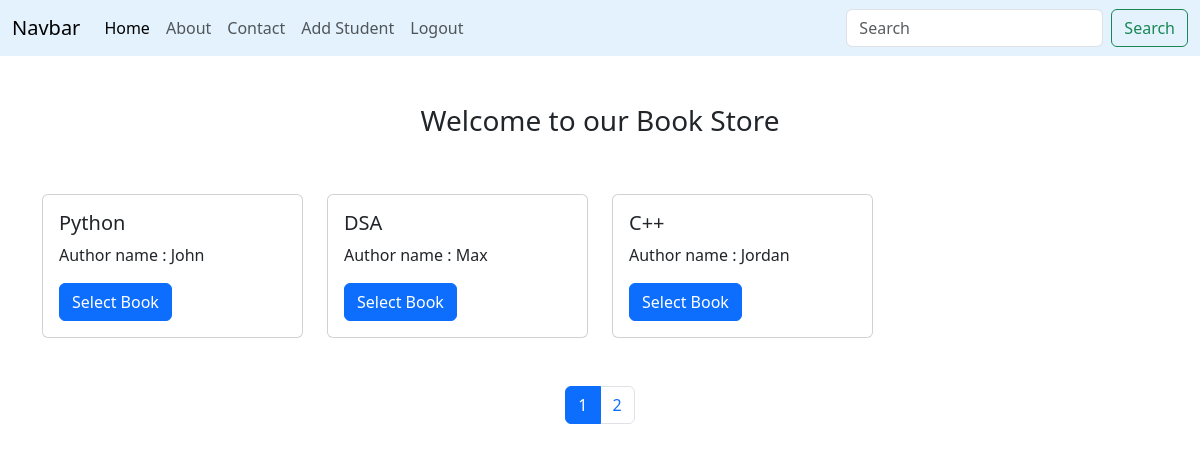
Screenshot of /books (signed in) with the database file from the repository.
### models.py (models this page shows, shortened)
class Book(db.Model):
    __tablename__ = "books_info"
    id = db.Column(db.Integer, primary_key = True)
    title = db.Column(db.String(100), nullable = False)
    author = db.Column(db.String(120), nullable = False)

### app.py (the view)
@app.route("/books", methods=["GET", "POST"] )
def book():
    search = request.args.get("search", "")
    page = request.args.get("page", 1, type=int)
    per_page = 3
    if search:
        books = Book.query.filter( Book.title.ilike(f"%{search}%") | Book.author.ilike(f"%{search}%") ).paginate(page=page, per_page=per_page, error_out=False)
    else:
        books = Book.query.paginate(page=page, per_page=per_page, error_out=False)
    return render_template("book.html", books=books, search = search)

### templates/book.html (shortened to what this page needs)
{% extends "base.html" %}
{% block content %}
<div class="container ">
    <h3 class="text-center mt-5">
        Welcome to our Book Store
    </h3>
<div class="row">
    {% for book in books %}
  <div class="col-sm-3 mb-3 mb-sm-0  my-5">
    <div class="card">
      <div class="card-body">
        <h5 class="card-title">{{ book.title }}</h5>
        <p class="card-text">Author name : {{ book.author }}</p>
        <a href="#" class="btn btn-primary">Select Book</a>
      </div>
    </div>
  </div>
  {% endfor %}
</div>
<nav aria-label="Page navigation example ">
  <ul class="pagination justify-content-center my-5">
    {% for page_num in books.iter_pages() %}
            {% if page_num %}
                    {% if page_num == books.page %}
                    <li class="page-item"><a class="page-link active" >{{ page_num }} </a></li>
                    {% else %}
                    <li class="page-item"><a class="page-link" href="{{ url_for('book', page=page_num) }}" >{{ page_num }} </a></li>
                    {% endif %}
            {% else %}
            ...
            {% endif %}
    {% endfor %}
  </ul>
</nav>
</div>
{% endblock %}

### rows the page displays
Book: title "Python", author "John"
Book: title "DSA", author "Max"
Book: title "C++", author "Jordan"

### other values shown
{{ page_num }} "1"
{{ page_num }} "2"
